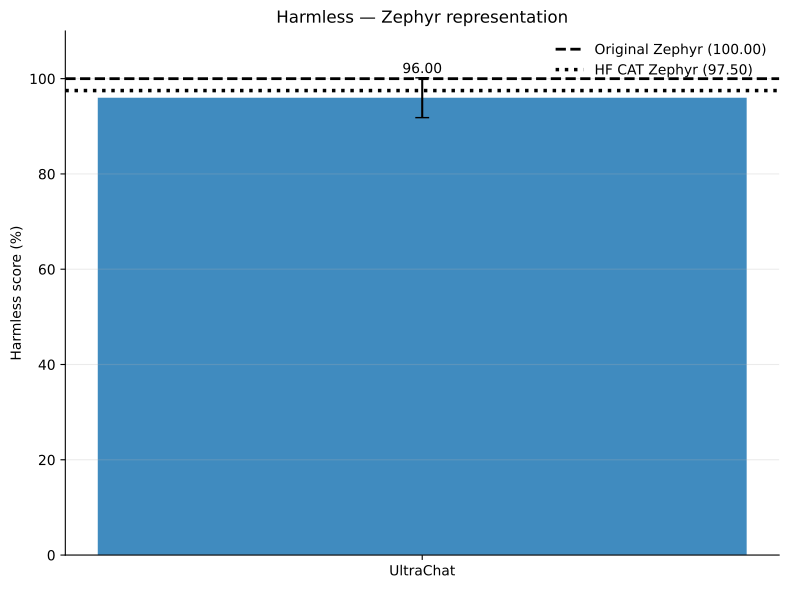

Write the Python code that produced this figure.
import numpy as np
import matplotlib.pyplot as plt

from pathlib import Path
from matplotlib.backends.backend_pdf import PdfPages


MODEL_NAME = "Zephyr"
METRIC_NAME = "Harmless"

COLOR = "C0"

eps = np.array([0.05, 0.10, 0.20, 0.40])

github = (96.00, 4.18)

references = {
    "Original Zephyr": 100.00,
    "HuggingFace CAT Zephyr": 97.50,
}

relative = {
    "y":   [98.33, 94.17, 89.17, 70.83],
    "err": [1.44, 3.82, 1.44, 9.46],
}


def plot_representation():
    fig, ax = plt.subplots(figsize=(8, 6))

    value, error = github

    bar = ax.bar(
        [0],
        [value],
        yerr=[error],
        capsize=5,
        width=0.55,
        color=COLOR,
        alpha=0.85,
    )[0]

    original = references["Original Zephyr"]
    hf = references["HuggingFace CAT Zephyr"]

    ax.axhline(
        original,
        color="black",
        linestyle="--",
        linewidth=2,
        label=f"Original Zephyr ({original:.2f})",
    )

    ax.axhline(
        hf,
        color="black",
        linestyle=":",
        linewidth=2.5,
        label=f"HF CAT Zephyr ({hf:.2f})",
    )

    ax.text(
        bar.get_x() + bar.get_width() / 2,
        value + error + 1,
        f"{value:.2f}",
        ha="center",
    )

    ax.set_xticks([0])
    ax.set_xticklabels(["UltraChat"])

    ax.set_ylim(0, 110)
    ax.set_ylabel("Harmless score (%)")
    ax.set_title(f"{METRIC_NAME} — {MODEL_NAME} representation")

    ax.grid(axis="y", alpha=0.25)
    ax.spines["top"].set_visible(False)
    ax.spines["right"].set_visible(False)
    ax.legend(frameon=False)

    fig.tight_layout()
    return fig


def plot_relative_lr():
    fig, ax = plt.subplots(figsize=(8, 6))

    ax.plot(
        eps,
        relative["y"],
        marker="o",
        markersize=7,
        linewidth=2,
        color=COLOR,
        label="UltraChat",
    )

    ax.errorbar(
        eps,
        relative["y"],
        yerr=relative["err"],
        fmt="none",
        capsize=4,
        color=COLOR,
    )

    ax.set_xlabel(r"Configuration multiplier $s$")
    ax.set_ylabel("Harmless score (%)")

    ax.set_xticks(eps)
    ax.set_xticklabels(["0.05", "0.10", "0.20", "0.40"])

    ax.set_ylim(0, 110)

    ax.set_title(
        f"{METRIC_NAME} — {MODEL_NAME} relative learning rate"
    )

    ax.grid(axis="y", alpha=0.25)
    ax.spines["top"].set_visible(False)
    ax.spines["right"].set_visible(False)

    fig.tight_layout()
    return fig


figures = [
    plot_representation(),
    plot_relative_lr(),
]

script_path = Path(__file__).resolve()
pdf_path = script_path.with_suffix(".pdf")

with PdfPages(pdf_path) as pdf:
    for fig in figures:
        pdf.savefig(fig, bbox_inches="tight")

print(f"Saved to:\n{pdf_path}")

plt.show()
